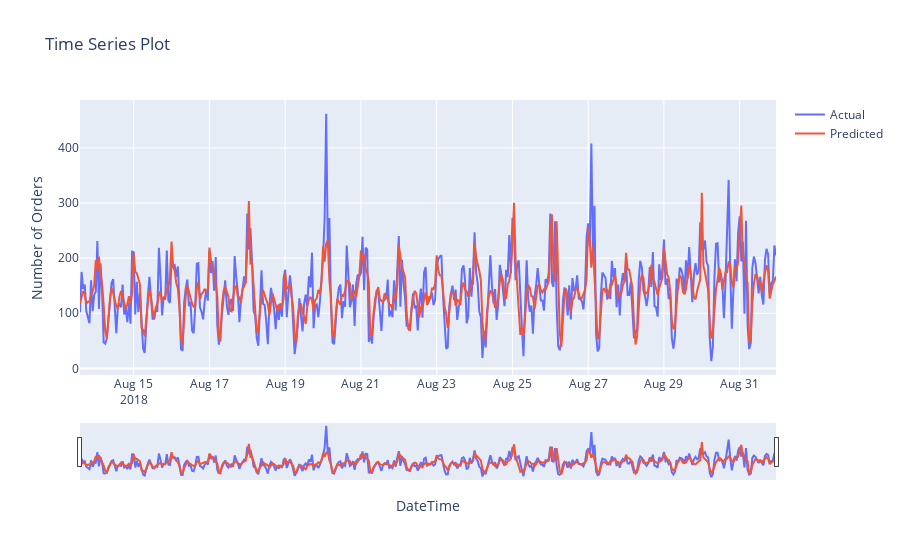

Notebook code cell kept with this figure:
### Code cell
model_test = CatBoostRegressor(random_state=42, silent=True, **cat_best_parameters)

model_final(model_test)

### Figure 1 — Plotly figure (JSON) as saved in the notebook; plotly's stock layout.template omitted (floating-point values rounded to 4 significant figures; data arrays with more than 128 entries replaced by an {"elided": "..."} marker saying what was removed)
{"data": [{"mode": "lines", "name": "Actual", "type": "scatter", "x": {"elided": "442 str values"}, "y": {"elided": "442 int values"}}, {"mode": "lines", "name": "Predicted", "type": "scatter", "x": {"elided": "442 str values"}, "y": {"elided": "442 float values"}}], "layout": {"title": {"text": "Time Series Plot"}, "xaxis": {"rangeslider": {"visible": true}, "title": {"text": "DateTime"}}, "yaxis": {"title": {"text": "Number of Orders"}}}}
